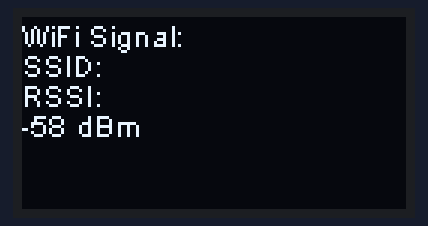
Bench run of a program on a simulated ESP32. Parts: 128×64 one-colour display. WiFi joins after 1.5 s; servers stay silent unless stated; storage starts empty; what the program prints to the serial monitor is not drawn.

Above: at 1.6 s.

The program:

main.cpp
```cpp
#include <Arduino.h>
#include <WiFi.h>
#include <heltec.h>
#include <PubSubClient.h>

#include "ConfigManager.h"

// Set LoRaWAN to EU868
#define BAND    868E6

ConfigManager config;
WiFiClient espClient;
PubSubClient client(espClient);

void setup_wifi();
void reconnect();

void setup() {
  // Initialize Serial for debugging
  Serial.begin(9600);

  // Initialize Heltec Board
  Heltec.begin(true /*Display Enable*/, false /*LoRa Disable*/, true /*Serial Enable*/, true /*PABOOST Enable*/, 0 /*LoRa frequency, 0 if not used*/);

  // Setup WiFi
  setup_wifi();

  // Setup MQTT
  if (config.get_mqtt_enabled()) {
    client.setServer(config.get_mqtt_host(), config.get_mqtt_port());
  }
}

void loop() {
  if (!client.connected()) {
    reconnect();
  }
  client.loop();

  long rssi = WiFi.RSSI();

  // Clear the display
  Heltec.display->clear();

  // Display WiFi details
  Heltec.display->drawString(0, 0, "WiFi Signal:");
  Heltec.display->drawString(0, 10, "SSID: " + WiFi.SSID());
  Heltec.display->drawString(0, 20, "RSSI:");
  Heltec.display->drawString(0, 30, String(rssi) + " dBm");

  // Display the content
  Heltec.display->display();

  // Send RSSI to MQTT broker
  if (config.get_mqtt_enabled()) {
    String rssiMsg = String(rssi);
    client.publish(config.get_mqtt_topic(), rssiMsg.c_str());
  }

  delay(config.get_interval());
}

void setup_wifi() {
  delay(10);
  // Connecting to a WiFi network
  Serial.println();
  Serial.print("Connecting to ");
  Serial.println(config.get_wifi_ssid());
  WiFi.begin(config.get_wifi_ssid(), config.get_wifi_password());

  while (WiFi.status() != WL_CONNECTED) {
    delay(500);
    Serial.print(".");
  }

  Serial.println("");
  Serial.println("WiFi connected");
  Serial.println("IP address: ");
  Serial.println(WiFi.localIP());
}

void reconnect() {
  if (!config.get_mqtt_enabled()) {
    return;
  }

  // Loop until we're reconnected
  while (!client.connected()) {
    Serial.print("Attempting MQTT connection...");
    // Attempt to connect
    if (client.connect("ESP32Client", config.get_mqtt_user(), config.get_mqtt_password())) {
      Serial.println("connected");
    } else {
      Serial.print("failed, rc=");
      Serial.print(client.state());
      Serial.println(" try again in 5 seconds");
      delay(5000);
    }
  }
}
```
